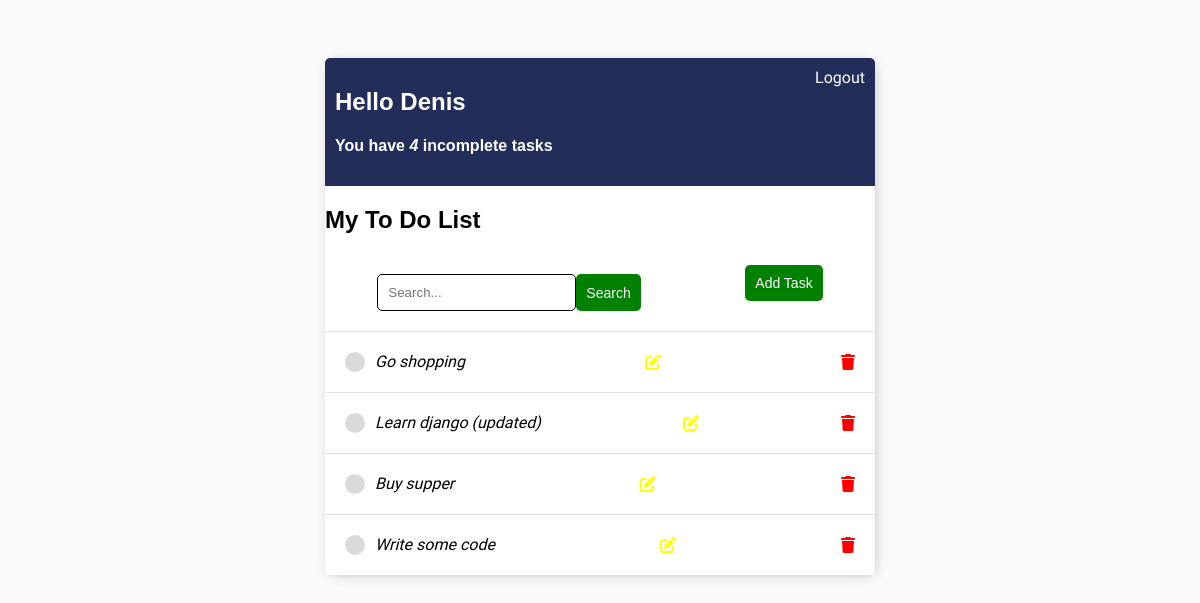
The app's page / (signed in), older data.
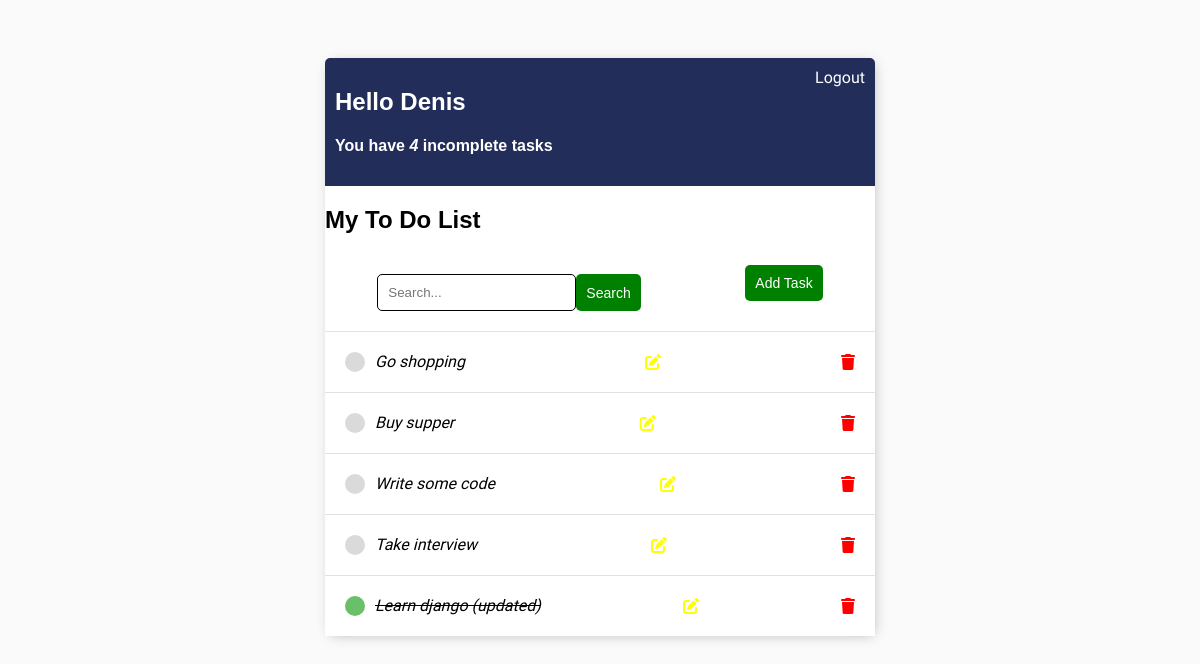
The same page, newer data.
### base/models.py (models this page shows)
class Task(models.Model):
    user = models.ForeignKey(
        User, on_delete=models.CASCADE, null=True, blank=True)
    title = models.CharField(max_length=200)
    description = models.TextField(null=True, blank=True)
    complete = models.BooleanField(default=False)
    create = models.DateTimeField(auto_now_add=True)
    def __str__ (self):
        return self.title
    class Meta:
        ordering = ['complete']

### base/views.py (the view)
# urls.py: path('', TaskList.as_view(), name='tasks'),
class TaskList(LoginRequiredMixin, ListView):
    model = Task
    context_object_name = 'tasks'
    def get_context_data(self, **kwargs):
        context = super().get_context_data(**kwargs)
        context['tasks'] = context['tasks'].filter(user=self.request.user)
        context['count'] = context['tasks'].filter(complete=False).count()
        search_input = self.request.GET.get('search') or ''
        if search_input:
            context['tasks'] = context['tasks'].filter(
                title__startswith=search_input)
        context['search_input'] = search_input
        return context

### base/templates/base/task_list.html
{% extends 'base/main.html' %} {% block content %}
{%if request.user.is_authenticated%}
<div class="header">
  <div>
    <h2>Hello {{request.user|title}}</h2>
    <h4>You have <i>{{count}}</i> incomplete task{{ count|pluralize:'s' }}</h4>
  </div>
  <a href="{% url 'logout' %}">Logout</a>
  {%else%}
  <a href="{% url 'login' %}">Login</a>
  {%endif%}
</div>
<h2>My To Do List {{color}}</h2>
<div class="search-add-wrapper">
  <form method="GET" style="margin-top: 20px; display: flex">
    <input
      type="text"
      name="search"
      placeholder="Search..."
      value="{{search_input}}"
    />
    <input class="button" type="submit" value="Search" />
  </form>
  <a id="add-task" href="{% url 'create-task' %}"
    ><button class="button">Add Task</button></a
  >
</div>
<div class="tasks-wrapper">
  {% for task in tasks %}
  <div class="task-wrapper">
    {% if task.complete %}
    <div class="task-title">
      <div class="task-complete-icon"></div>
      <i><s>{{task}}</s></i>
    </div>
    <a href="{% url 'update-task' task.id%}"
      ><i class="fa-solid fa-pen-to-square edit"></i
    ></a>
    <a href="{% url 'delete-task' task.id%}"
      ><i class="fa-solid fa-trash delete"></i
    ></a>
    {%else%}
    <div class="task-title">
      <div class="task-incomplete-icon"></div>
      <i>{{task}}</i>
    </div>
    <a href="{% url 'update-task' task.id%}"
      ><i class="fa-solid fa-pen-to-square edit"></i
    ></a>
    <a href="{% url 'delete-task' task.id%}"
      ><i class="fa-solid fa-trash delete"></i
    ></a>
    {%endif%}
  </div>
  {%empty%}
  <h3>No items in list</h3>
  {% endfor %}
</div>
{% endblock content %}

Row changes from the older to the newer data that the page shows:
added Task: title "Take interview"
changed Task "Learn django (updated)": complete False → True (drawn); moves down the list
